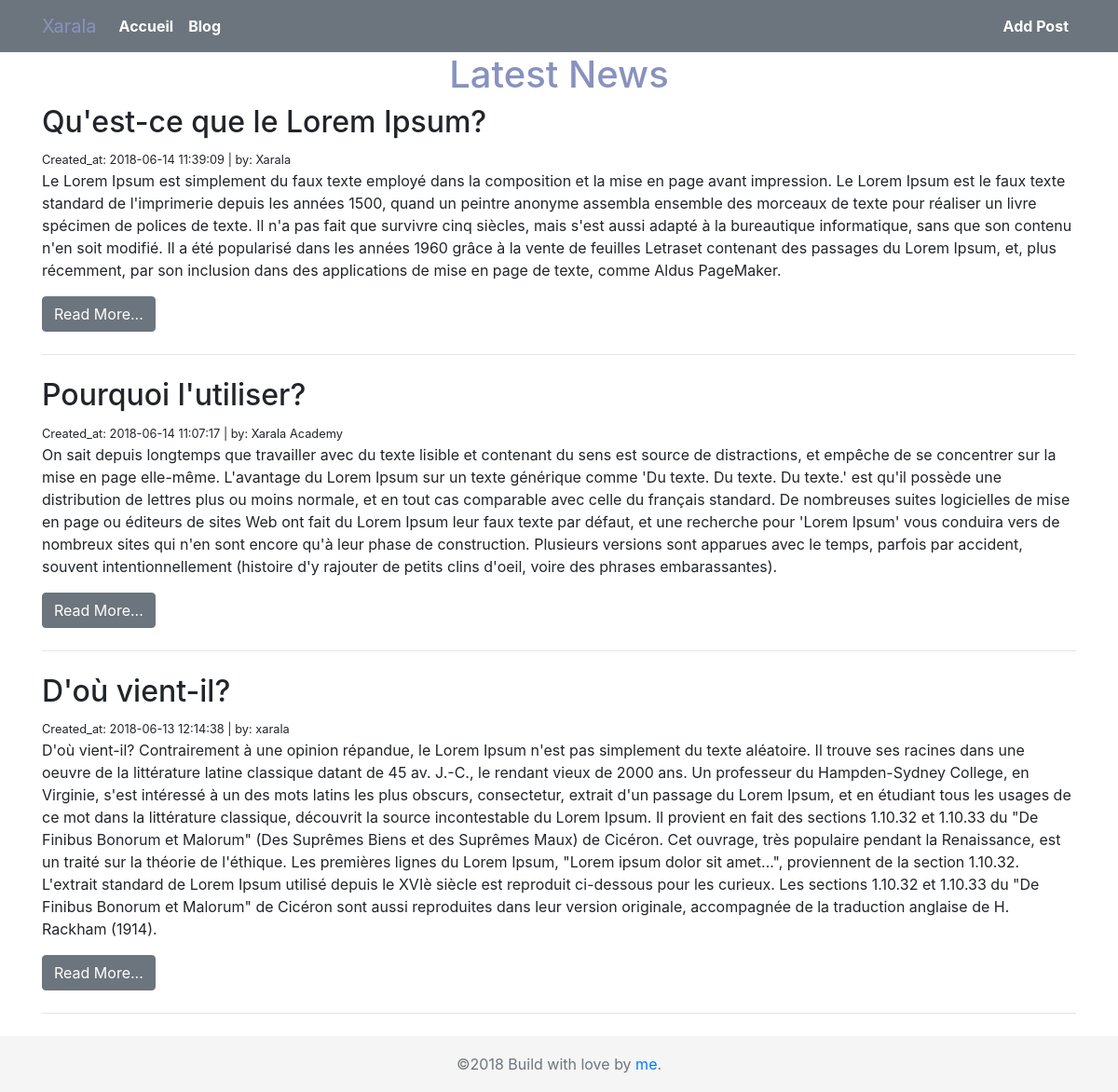
/posts.php, run on the app's committed database.
### tables this page shows
CREATE TABLE `posts` (
  `id` int(11) NOT NULL,
  `title` varchar(255) NOT NULL,
  `body` text NOT NULL,
  `author` varchar(255) NOT NULL,
  `created_at` timestamp NOT NULL DEFAULT CURRENT_TIMESTAMP
);

### posts.php (the view, shortened to what this page needs)
<?php
  require('config/db.php');
  $query = 'SELECT * FROM posts ORDER BY created_at DESC';
  $result = mysqli_query($conn ,$query);
  $posts = mysqli_fetch_all($result ,MYSQLI_ASSOC);
?>
<?php include('inc/header.php'); ?>
  <h1 class="text-center title">Latest News</h1>
<div class="container">
  <div class="row">
  <div class="col-md-12">
    <?php foreach($posts as $post): ?>
      <h2><?php echo $post['title']; ?></h2>
      <small>Created_at: <?php echo $post['created_at']; ?> | by: <?php echo $post['author']; ?></small>
      <p><?php echo $post['body']; ?></p>
      <a class="btn btn-secondary" href="<?php echo ROOT_URL; ?>post.php?id=<?php echo $post['id']; ?>">Read More...</a>
      <hr class="my-4">
    <?php endforeach; ?>
    </div>
  </div>
</div>
<?php include('inc/footer.php'); ?>

### inc/header.php (shortened to what this page needs)
<!Doctype html>
<html lang="en">
  <head>
    <link rel="stylesheet" href="https://stackpath.bootstrapcdn.com/bootstrap/4.1.0/css/bootstrap.min.css">
    <link rel="stylesheet" href="css/style.css">
<?php include('inc/navbar.php'); ?>

### inc/navbar.php (shortened to what this page needs)
<nav class="navbar navbar-expand-lg navbar-light bg-secondary">
<div class="container">
  <a class="navbar-brand title" href="#">Xarala</a>
  <div class="collapse navbar-collapse" id="navbarSupportedContent">
    <ul class="navbar-nav mr-auto">
      <li class="nav-item active">
        <a class="nav-link" href="<?php echo ROOT_URL; ?>">Accueil <span class="sr-only">(current)</span></a>
      </li>
      <li class="nav-item">
        <a class="nav-link" href="<?php echo ROOT_URL; ?>posts.php">Blog</a>
      </li>
    </ul>
    <ul class="navbar-nav ml-auto">
      <li class="nav-item">
        <a class="nav-link" href="<?php echo ROOT_URL; ?>add_post.php">Add Post</a>
      </li>
    </ul>
  </div>
  </div>
</nav>

### inc/footer.php (shortened to what this page needs)
   <footer class="footer  text-center">
      <div class="container">
        <span class="text-muted">&copy;2018 Build with love by <a href="htps://facebook.com/mst.1155">me</a>.</span>
      </div>
    </footer>
  </body>
</html>

### css/style.css (style rules this page uses)
html { position: relative; min-height: 100%; }
.title { color: #8892BF !important; }
.navbar-light .navbar-nav .nav-link { color: #fff !important; font-weight: bold !important; }
.footer { position: absolute; bottom: 0; width: 100%; height: 60px; line-height: 60px; background-color: #f5f5f5; }

### data on the page
posts: title "Qu'est-ce que le Lorem Ipsum?", created_at "2018-06-14 11:39:09", author "Xarala", body "Le Lorem Ipsum est simplement du faux texte employé dans la composition et la mise en page avant impression. Le Lorem Ipsum est le faux texte standard de l'imprimerie depuis les années 1500, quand un peintre anonyme assembla ensemble des morceaux de texte pour réaliser un livre spécimen de polices de texte. Il n'a pas fait que survivre cinq siècles, mais s'est aussi adapté à la bureautique informatique, sans que son contenu n'en soit modifié. Il a été popularisé dans les années 1960 grâce à la vente de feuilles Letraset contenant des passages du Lorem Ipsum, et, plus récemment, par son inclusion dans des applications de mise en page de texte, comme Aldus PageMaker."
posts: title "Pourquoi l'utiliser?", created_at "2018-06-14 11:07:17", author "Xarala Academy", body "On sait depuis longtemps que travailler avec du texte lisible et contenant du sens est source de distractions, et empêche de se concentrer sur la mise en page elle-même. L'avantage du Lorem Ipsum sur un texte générique comme 'Du texte. Du texte. Du texte.' est qu'il possède une distribution de lettres plus ou moins normale, et en tout cas comparable avec celle du français standard. De nombreuses suites logicielles de mise en page ou éditeurs de sites Web ont fait du Lorem Ipsum leur faux texte par défaut, et une recherche pour 'Lorem Ipsum' vous conduira vers de nombreux sites qui n'en sont encore qu'à leur phase de construction. Plusieurs versions sont apparues avec le temps, parfois par…"
posts: title "D'où vient-il?", created_at "2018-06-13 12:14:38", author "xarala", body "D'où vient-il? Contrairement à une opinion répandue, le Lorem Ipsum n'est pas simplement du texte aléatoire. Il trouve ses racines dans une oeuvre de la littérature latine classique datant de 45 av. J.-C., le rendant vieux de 2000 ans. Un professeur du Hampden-Sydney College, en Virginie, s'est intéressé à un des mots latins les plus obscurs, consectetur, extrait d'un passage du Lorem Ipsum, et en étudiant tous les usages de ce mot dans la littérature classique, découvrit la source incontestable du Lorem Ipsum. Il provient en fait des sections 1.10.32 et 1.10.33 du \"De Finibus Bonorum et Malorum\" (Des Suprêmes Biens et des Suprêmes Maux) de Cicéron. Cet ouvrage, très populaire pendant la…"
